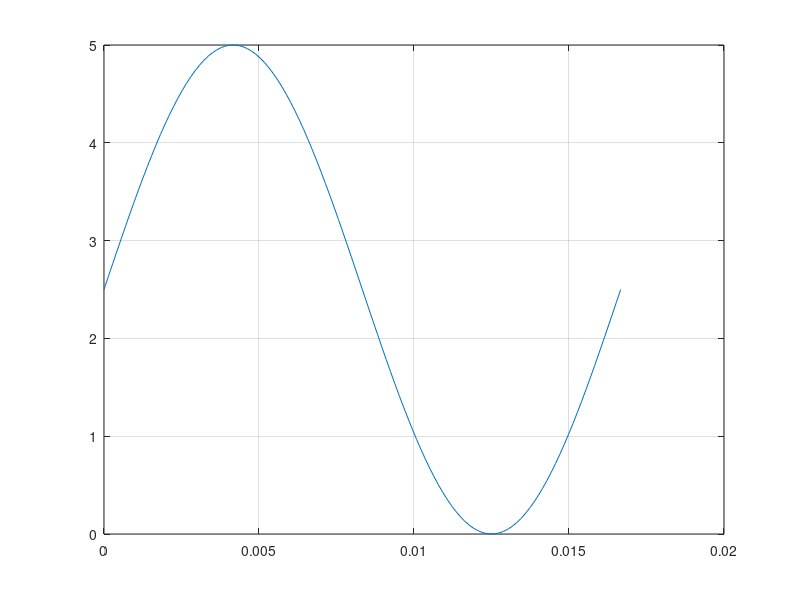
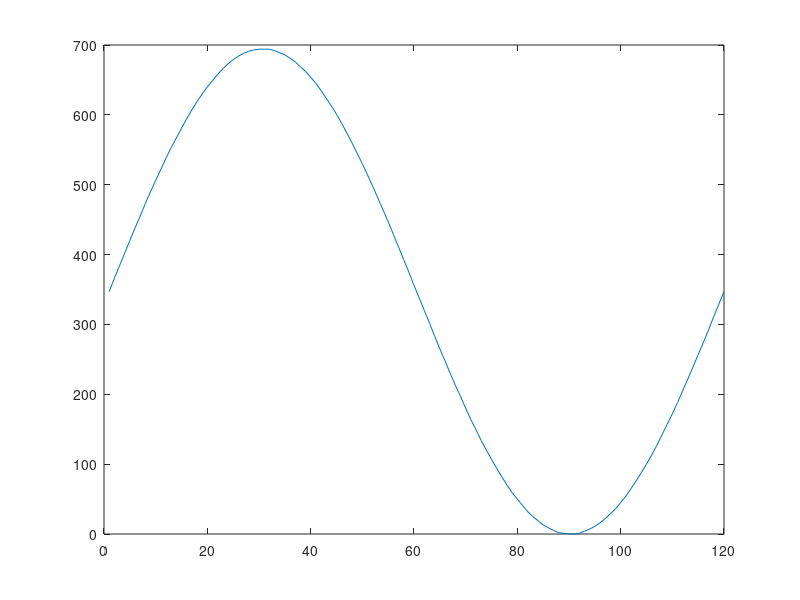

MATLAB code to generate these figures, in order:
clc,close all,clear

frecuencia=60;
muestras=120;

x=linspace(0,1/frecuencia,muestras);
y=2.5+2.5*sin(2*pi*frecuencia*x);
figure(1);
plot(x,y);
grid on;

%vsal=(vmax-vmin)*ton/t

%ton=vsal*t/(vmax*vmin);
frec=frecuencia*muestras;
vmax=5;
vmin=0;
t=1/frec;
xtal=20e6;
tosc=1/xtal;
pres=4;

%calcualr el Ton del pwm
for i=1:muestras
    
pwm(i)=y(i)*t/vmax;
reg(i)=pwm(i)/(tosc*pres) ;   
end;

respu=int16(round(reg));   %contiene los coeficientes del pwm
figure(2);
plot(respu);
